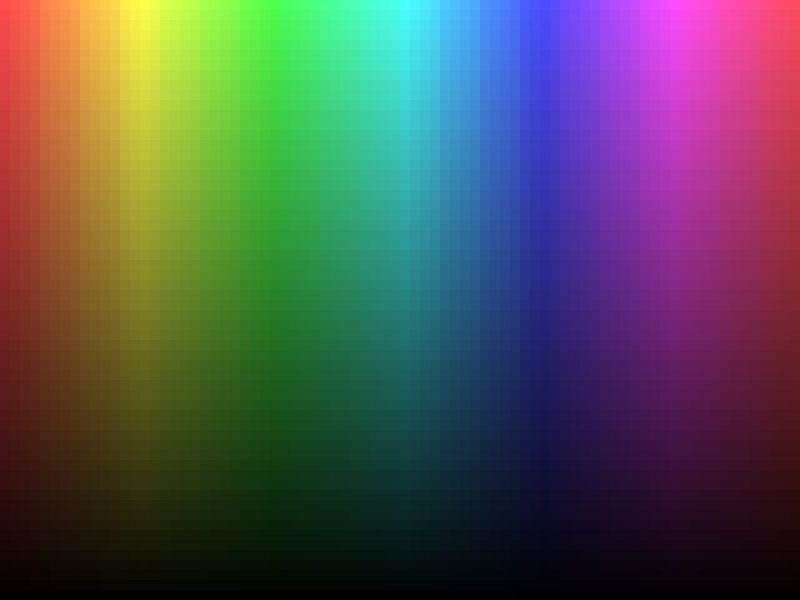
Frame 1 (no input)
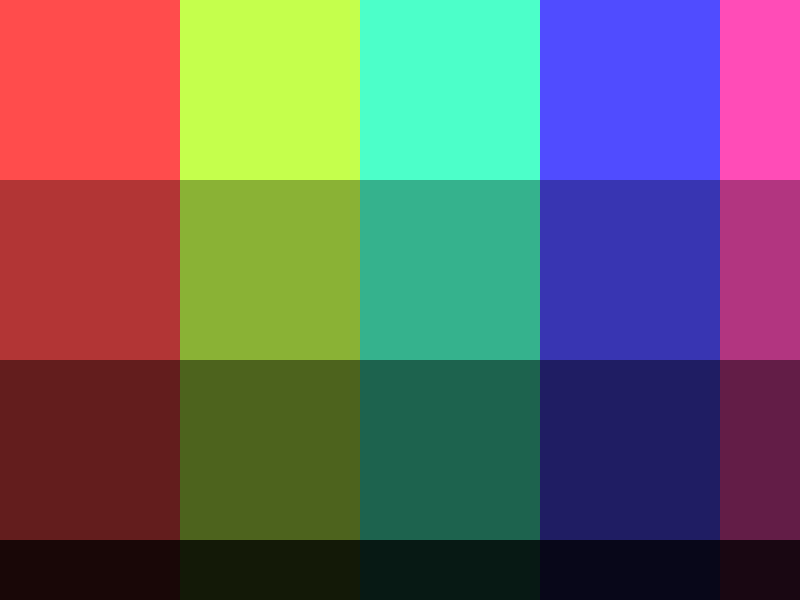
Frame 60 (the mouse pressed at the canvas centre just before this capture)
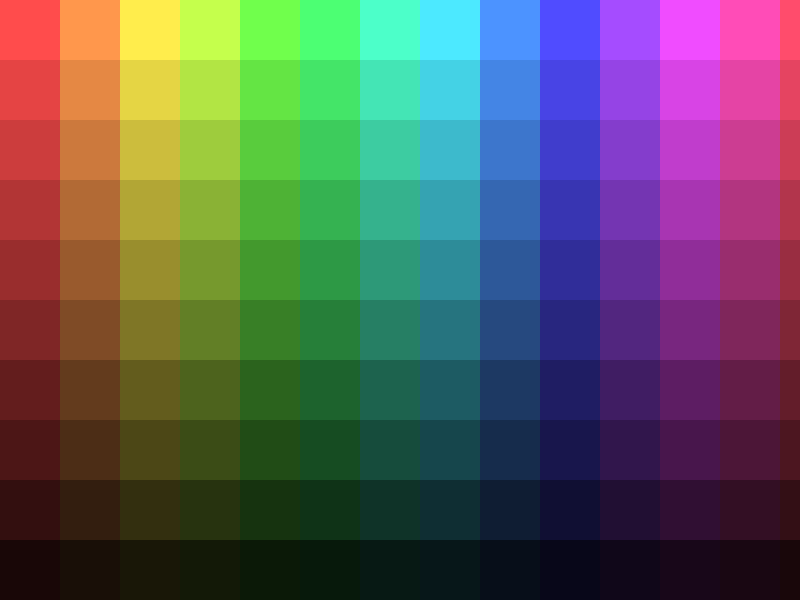
Frame 120 (the mouse held since frame 60 and released just before this capture)

The Processing sketch that drew these frames (run headless with seeded random() and noise(); from frame 60 on, the mouse is pressed at the canvas centre):

// Processing sketch: pixels_forloop
// ── pixels_forloop.pde
int gridSize = 10;
int xCount;
int yCount; 
int index = 0;
int plus = 10;
void setup() {
  size(800, 600);
  background(0);
  xCount = int(width/gridSize);
  yCount = int(height/gridSize);
  noStroke();
  colorMode(HSB, 100);
}

void draw() {
  for (int y = 0; y < yCount; y++) {
    //loop every row
    for (int x = 0; x < xCount; x++) {
      //loop through every pixel in the row 
      //x,y
      int posX = x * gridSize;
      int posY = y * gridSize;
      int hue = int(map(posX, 0, width, 0, 100));
      int bri = int(map(posY, 0, height, 100, 0));
      fill(hue, 70, bri);
      rect(posX, posY, gridSize, gridSize);
    }
  }
  
  gridSize += plus;
  if (gridSize > 200 || gridSize < 10) {
    plus *= -1;
  }

  //gridSize = int(map(mouseX, 0, width, 10, 200));
}
